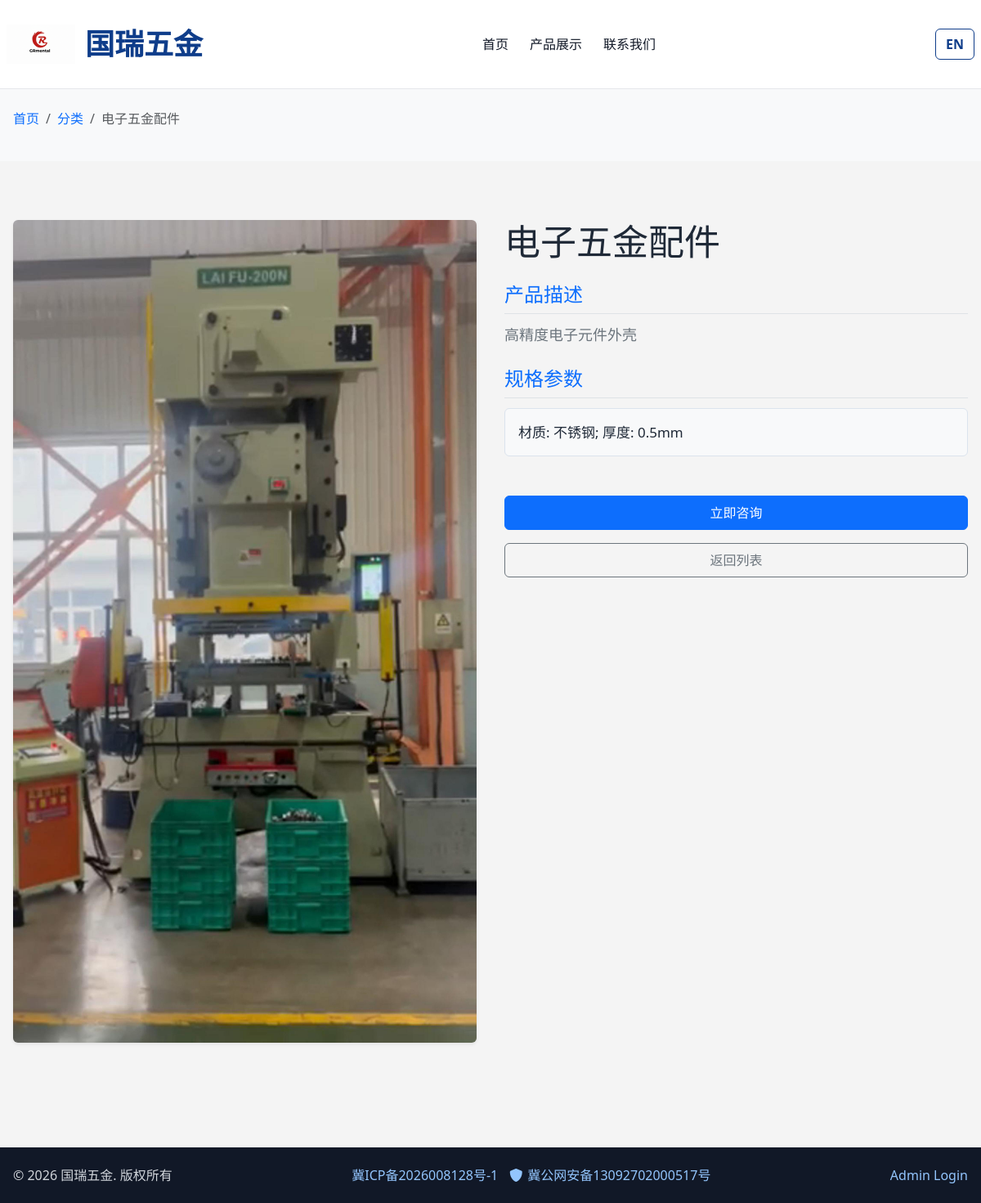
Page /product/1 on the committed database.
### tables this page shows
CREATE TABLE site_config (
                key TEXT PRIMARY KEY,
                value_zh TEXT,
                value_en TEXT
            );

CREATE TABLE products (
                id INTEGER PRIMARY KEY AUTOINCREMENT,
                name_zh TEXT NOT NULL,
                name_en TEXT NOT NULL,
                desc_zh TEXT,
                desc_en TEXT,
                specs_zh TEXT,
                specs_en TEXT,
                image_path TEXT
            , category_id INTEGER DEFAULT 1, pdf_path TEXT);

### app.py (the view)
@app.route('/product/<int:product_id>')
def product_detail(product_id):
    db = get_db()
    product = db.execute('SELECT * FROM products WHERE id = ?', (product_id,)).fetchone()
    if not product:
        return "Product not found", 404
    images = db.execute('SELECT * FROM product_images WHERE product_id = ?', (product_id,)).fetchall()
    return render_template('product_detail.html', product=product, images=images)

### app.py (called while the page is built)
def get_db():
    db = getattr(g, '_database', None)
    if db is None:
        db = g._database = sqlite3.connect(DATABASE)
        db.row_factory = sqlite3.Row
    return db

@app.teardown_appcontext
def close_connection(exception):
    db = getattr(g, '_database', None)
    if db is not None:
        db.close()

def get_lang():
    return session.get('lang', 'zh')

def get_trans(key):
    lang = get_lang()
    db = get_db()
    row = db.execute('SELECT value_zh, value_en FROM site_config WHERE key = ?', (key,)).fetchone()
    if row:
        return row[f'value_{lang}']
    return key

def config_val(key):
    return get_trans(key)

def product_image_path(product):
    image_path = product['image_path'] if product and product['image_path'] else ''
    static_root = os.path.join(app.root_path, 'static')
    if image_path:
        full_path = os.path.join(static_root, image_path.replace('/', os.sep))
        if os.path.exists(full_path):
            return image_path
    return 'images/factory.jpg'

### templates/product_detail.html (shortened to what this page needs)
{% extends 'base.html' %}
{% block content %}
<section class="section-block bg-light py-4">
    <div class="container shell">
        <nav aria-label="breadcrumb">
            <ol class="breadcrumb">
                <li class="breadcrumb-item"><a href="{{ url_for('index') }}">{{ 'Home' if session.get('lang') == 'en' else '首页' }}</a></li>
                <li class="breadcrumb-item"><a href="{{ url_for('category', category_id=product.category_id) }}">{{ 'Category' if session.get('lang') == 'en' else '分类' }}</a></li>
                <li class="breadcrumb-item active" aria-current="page">{{ product['name_' + session.get('lang', 'zh')] }}</li>
            </ol>
        </nav>
    </div>
</section>
<section class="section-block">
    <div class="container shell detail-layout">
        <div class="detail-gallery">
            <div class="main-image mb-3">
                <img id="mainImage" src="{{ url_for('static', filename=product_image_path(product)) }}" alt="{{ product['name_' + session.get('lang', 'zh')] }}" class="img-fluid rounded shadow-sm zoom-img">
            </div>
        </div>
        <div class="detail-content">
            <h1 class="mb-3">{{ product['name_' + session.get('lang', 'zh')] }}</h1>
            <div class="mb-4">
                <h3 class="h5 text-primary border-bottom pb-2">{{ 'Product Description' if session.get('lang') == 'en' else '产品描述' }}</h3>
                <p class="text-secondary">{{ product['desc_' + session.get('lang', 'zh')] }}</p>
            </div>
            <div class="mb-4">
                <h3 class="h5 text-primary border-bottom pb-2">{{ 'Product Specs' if session.get('lang') == 'en' else '规格参数' }}</h3>
                <div class="spec-box bg-light p-3 rounded">
                    {{ product['specs_' + session.get('lang', 'zh')] | replace('\n', '<br>') | safe }}
                </div>
            </div>
            <div class="detail-actions d-flex gap-3 mt-5">
                <a href="{{ url_for('contact') }}" class="btn btn-primary px-4 py-2">{{ 'Inquire Now' if session.get('lang') == 'en' else '立即咨询' }}</a>
                <a href="{{ url_for('category', category_id=product.category_id) }}" class="btn btn-outline-secondary px-4 py-2">{{ 'Back' if session.get('lang') == 'en' else '返回列表' }}</a>
            </div>
        </div>
    </div>
</section>
{% endblock %}

### templates/base.html (shortened to what this page needs)
<!DOCTYPE html>
<html lang="{{ session.get('lang', 'zh') }}">
<head>
    <link rel="stylesheet" href="https://cdnjs.cloudflare.com/ajax/libs/bootstrap/5.3.0/css/bootstrap.min.css">
    <link rel="stylesheet" href="{{ url_for('static', filename='css/style.css') }}">
    <link rel="stylesheet" href="https://cdnjs.cloudflare.com/ajax/libs/font-awesome/6.0.0/css/all.min.css">
</head>
<body>
    <header class="site-header">
        <div class="container shell">
            <a class="brand" href="{{ url_for('index') }}">
                <img src="{{ url_for('static', filename='images/logo.png') }}" alt="logo">
                <span>{{ config_val('company_name') }}</span>
            </a>
            <nav class="top-nav">
                <a href="{{ url_for('index') }}">{{ 'Home' if session.get('lang') == 'en' else '首页' }}</a>
                <a href="{{ url_for('index') }}#products">{{ 'Products' if session.get('lang') == 'en' else '产品展示' }}</a>
                <a href="{{ url_for('contact') }}">{{ 'Contact' if session.get('lang') == 'en' else '联系我们' }}</a>
            </nav>
            <a class="lang-switch" href="{{ url_for('set_lang', lang='zh' if session.get('lang') == 'en' else 'en') }}">
                {{ '中文' if session.get('lang') == 'en' else 'EN' }}
            </a>
        </div>
    </header>
    {% block content %}{% endblock %}
    <footer class="site-footer">
        <div class="container shell footer-shell">
            <p>&copy; 2026 {{ config_val('company_name') }}. {{ 'All Rights Reserved' if session.get('lang') == 'en' else '版权所有' }}</p>
            <div class="footer-beian">
                <a href="https://beian.miit.gov.cn/" target="_blank" rel="noopener noreferrer">冀ICP备2026008128号-1</a>
                <a href="https://beian.mps.gov.cn/#/query/webSearch?code=13092702000517" target="_blank" rel="noreferrer noopener">
                    <i class="fas fa-shield-alt"></i>
                    <span>冀公网安备13092702000517号</span>
                </a>
            </div>
            <a href="{{ url_for('admin_login') }}">Admin Login</a>
        </div>
    </footer>
</body>
</html>

### static/css/style.css (style rules this page uses)
* { box-sizing: border-box; }
body { margin: 0; font-family: "Segoe UI", "PingFang SC", "Microsoft YaHei", sans-serif; color: #1f2937; background-color: #f4f4f4; }
a { text-decoration: none; }
.shell { max-width: 1200px; margin: 0 auto; }
.site-header { position: sticky; top: 0; z-index: 20; background: #ffffff; border-bottom: 1px solid #e5e7eb; }
.site-header .shell { display: flex; align-items: center; justify-content: space-between; gap: 24px; padding: 12px 8px; }
.brand { display: flex; align-items: center; gap: 12px; font-size: 36px; font-weight: 700; color: #0f3d8a; }
.brand img { width: 84px; height: 84px; object-fit: contain; }
.top-nav { display: flex; align-items: center; gap: 26px; }
.top-nav a { color: #111827; font-weight: 500; }
.lang-switch { border: 1px solid #0f3d8a; color: #0f3d8a; font-weight: 600; padding: 6px 12px; border-radius: 6px; }
.section-block { padding: 72px 0; }
.zoom-img { transition: transform 0.4s ease; }
.detail-layout { display: grid; gap: 34px; grid-template-columns: 1fr 1fr; }
.detail-content h1 { margin: 0 0 18px; font-size: 44px; }
.detail-content h3 { margin: 24px 0 10px; font-size: 24px; color: #111827; }
.detail-content p { margin: 0; font-size: 18px; color: #4b5563; line-height: 1.75; }
.spec-box { margin-top: 12px; padding: 14px 16px; border-radius: 8px; background: #f1f5f9; border: 1px solid #dbe3ed; font-size: 17px; }
.detail-actions { margin-top: 28px; display: flex; gap: 14px; }
.site-footer { background: #111827; color: #d1d5db; margin-top: 40px; }
.footer-shell { display: flex; align-items: center; justify-content: space-between; gap: 14px; padding: 22px 8px; }
.footer-shell p { margin: 0; }
.footer-shell a { color: #93c5fd; }
.footer-beian { display: flex; align-items: center; gap: 14px; }
.footer-beian a { display: inline-flex; align-items: center; gap: 6px; }
@media (max-width: 1200px) { .shell { padding-left: 16px; padding-right: 16px; } }
.detail-actions { flex-direction: column; align-items: stretch; }

### rows in the picture
site_config: value_zh "国瑞五金"
products: name_zh "电子五金配件", image_path (picture), desc_zh "高精度电子元件外壳", specs_zh "材质: 不锈钢; 厚度: 0.5mm"

### other values in the picture
{{ 'Home' if session.get('lang') == 'en' else '首页' }} "首页"
{{ 'Products' if session.get('lang') == 'en' else '产品展示' }} "产品展示"
{{ 'Contact' if session.get('lang') == 'en' else '联系我们' }} "联系我们"
{{ '中文' if session.get('lang') == 'en' else 'EN' }} "EN"
{{ 'Category' if session.get('lang') == 'en' else '分类' }} "分类"
{{ 'Product Description' if session.get('lang') == 'en' else '产品描述' }} "产品描述"
{{ 'Product Specs' if session.get('lang') == 'en' else '规格参数' }} "规格参数"
{{ 'Inquire Now' if session.get('lang') == 'en' else '立即咨询' }} "立即咨询"
{{ 'Back' if session.get('lang') == 'en' else '返回列表' }} "返回列表"
{{ 'All Rights Reserved' if session.get('lang') == 'en' else '版权所有' }} "版权所有"
